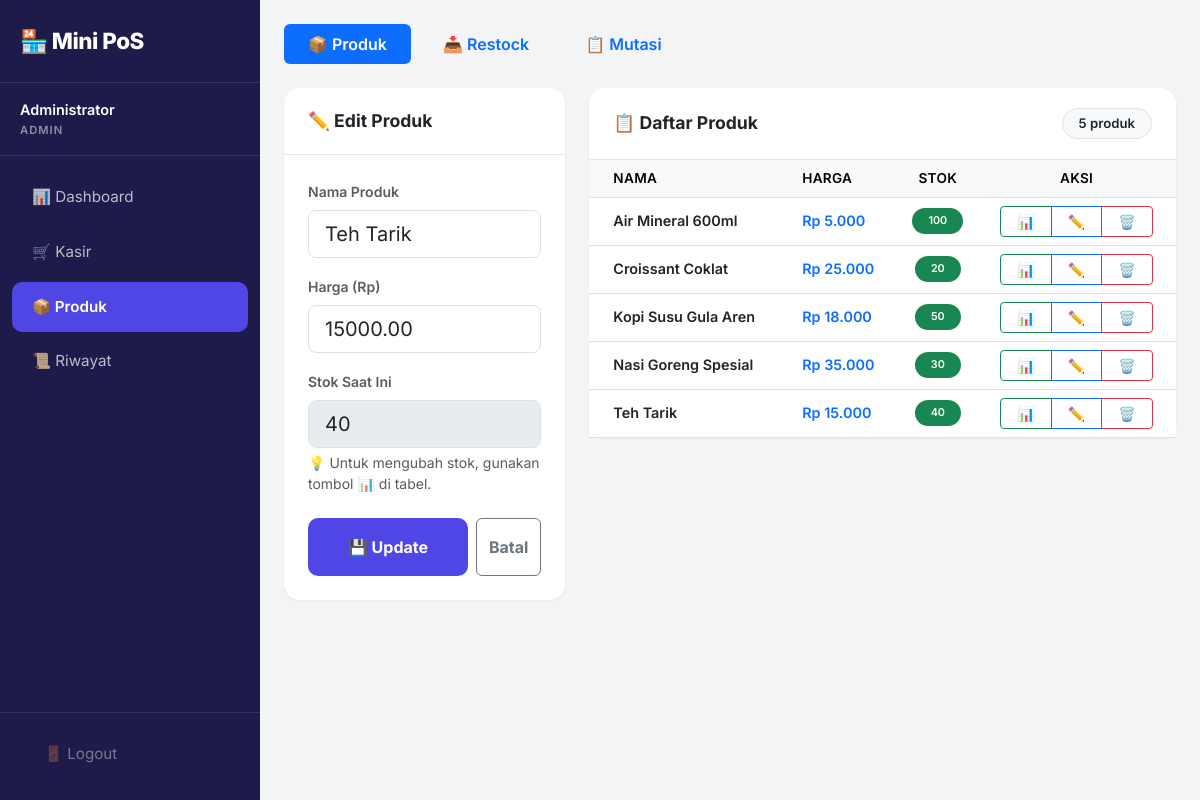
The app's page /products.php?tab=products&edit=2 (signed in) with its own data.
### tables this page shows
CREATE TABLE products (
    id INT AUTO_INCREMENT PRIMARY KEY,
    name VARCHAR(100) NOT NULL,
    price DECIMAL(12,2) NOT NULL,
    stock INT NOT NULL DEFAULT 0,
    created_at TIMESTAMP DEFAULT CURRENT_TIMESTAMP,
    updated_at TIMESTAMP NULL DEFAULT NULL ON UPDATE CURRENT_TIMESTAMP
);

### config/database.php (called while the page is built, shortened)
<?php
function formatRupiah($number): string
{
    return 'Rp ' . number_format((float)$number, 0, ',', '.');
}

### products.php (the view, shortened to what this page needs)
<?php
require_once 'config/database.php';
$products = $pdo->query("SELECT * FROM products ORDER BY name ASC")->fetchAll();
$editProduct = null;
if (isset($_GET['edit'])) {
    $stmt = $pdo->prepare("SELECT * FROM products WHERE id = ?");
    $stmt->execute([$_GET['edit']]);
    $editProduct = $stmt->fetch();
}
$activeTab = $_GET['tab'] ?? 'products';
?>
<!DOCTYPE html>
<html lang="id">
<head>
    <link href="https://cdn.jsdelivr.net/npm/bootstrap@5.3.0/dist/css/bootstrap.min.css" rel="stylesheet">
    <link rel="stylesheet" href="assets/style.css">
</head>
<body>
    <div class="sidebar" id="sidebar">
        <div class="brand">🏪 Mini PoS</div>
        <div class="user-info">
            <div class="name"><?= htmlspecialchars($_SESSION['full_name']) ?></div>
            <div class="role"><?= $_SESSION['role'] ?></div>
        </div>
        <nav>
            <a href="dashboard.php" class="nav-link">📊 Dashboard</a>
            <a href="index.php" class="nav-link">🛒 Kasir</a>
            <a href="products.php" class="nav-link active">📦 Produk</a>
            <a href="history.php" class="nav-link">📜 Riwayat</a>
        </nav>
        <div class="sidebar-footer">
            <a href="logout.php" class="nav-link logout">🚪 Logout</a>
        </div>
    </div>
    <div class="main-content">
        <ul class="nav nav-pills mb-4 gap-2 flex-wrap">
            <li class="nav-item">
                <a class="nav-link <?= $activeTab === 'products' ? 'active' : '' ?> px-3 px-md-4 fw-semibold" href="?tab=products">📦 Produk</a>
            </li>
            <li class="nav-item">
                <a class="nav-link <?= $activeTab === 'restock' ? 'active' : '' ?> px-3 px-md-4 fw-semibold" href="?tab=restock">📥 Restock</a>
            </li>
            <li class="nav-item">
                <a class="nav-link <?= $activeTab === 'history' ? 'active' : '' ?> px-3 px-md-4 fw-semibold" href="?tab=history">📋 Mutasi</a>
            </li>
        </ul>
        <?php if ($activeTab === 'products'): ?>
            <div class="row g-4">
                <div class="col-12 col-lg-4">
                    <div class="card">
                        <div class="card-header"><?= $editProduct ? '✏️ Edit Produk' : '➕ Tambah Produk Baru' ?></div>
                        <div class="card-body p-3 p-md-4">
                            <form action="process_product.php" method="POST">
                                <div class="mb-3">
                                    <label class="form-label fw-semibold small text-muted">Nama Produk</label>
                                    <input type="text" name="name" class="form-control form-control-lg"
                                        value="<?= htmlspecialchars($editProduct['name'] ?? '') ?>" required>
                                </div>
                                <div class="mb-3">
                                    <label class="form-label fw-semibold small text-muted">Harga (Rp)</label>
                                    <input type="number" name="price" class="form-control form-control-lg"
                                        value="<?= $editProduct['price'] ?? '' ?>" required min="0">
                                </div>
                                <?php if (!$editProduct): ?>
                                    <div class="mb-4">
                                        <label class="form-label fw-semibold small text-muted">Stok Awal</label>
                                        <input type="number" name="stock" class="form-control form-control-lg" placeholder="0" required min="0">
                                    </div>
                                <?php else: ?>
                                    <div class="mb-4">
                                        <label class="form-label fw-semibold small text-muted">Stok Saat Ini</label>
                                        <input type="number" class="form-control form-control-lg" value="<?= $editProduct['stock'] ?>" disabled>
                                        <small class="text-muted mt-1 d-block">💡 Untuk mengubah stok, gunakan tombol 📊 di tabel.</small>
                                    </div>
                                <?php endif; ?>
                                <div class="d-flex gap-2">
                                    <button type="submit" class="btn btn-primary flex-grow-1 py-3 fw-bold">
                                        <?= $editProduct ? '💾 Update' : '💾 Simpan' ?>
                                    </button>
                                    <?php if ($editProduct): ?>
                                        <a href="products.php?tab=products" class="btn btn-outline-secondary py-3 fw-bold">Batal</a>
                                    <?php endif; ?>
                                </div>
                            </form>
                        </div>
                    </div>
                </div>
                <div class="col-12 col-lg-8">
                    <div class="card">
                        <div class="card-header d-flex justify-content-between align-items-center">
                            <span>📋 Daftar Produk</span>
                            <span class="badge bg-light text-dark border px-3 py-2"><?= count($products) ?> produk</span>
                        </div>
                        <div class="card-body p-0">
                            <div class="table-responsive">
                                <table class="table table-hover align-middle mb-0">
                                    <thead class="table-light">
                                        <tr>
                                            <th class="ps-3 ps-md-4">Nama</th>
                                            <th>Harga</th>
                                            <th class="text-center">Stok</th>
                                            <th class="text-center">Aksi</th>
                                        </tr>
                                    </thead>
                                    <tbody>
                                        <?php foreach ($products as $p): ?>
                                            <tr>
                                                <td class="ps-3 ps-md-4 fw-semibold"><?= htmlspecialchars($p['name']) ?></td>
                                                <td class="fw-semibold text-primary"><?= formatRupiah($p['price']) ?></td>
                                                <td class="text-center">
                                                    <span class="badge <?= $p['stock'] < 10 ? 'bg-danger' : 'bg-success' ?> px-3 py-2">
                                                        <?= $p['stock'] ?>
                                                    </span>
                                                </td>
                                                <td class="text-center">
                                                    <div class="btn-group btn-group-sm">
                                                        <button class="btn btn-outline-success px-2 px-md-3"
                                                            onclick="openStockModal(<?= $p['id'] ?>, '<?= addslashes($p['name']) ?>', <?= $p['stock'] ?>)"
                                                            title="Edit Stok">📊</button>
                                                        <a href="products.php?tab=products&edit=<?= $p['id'] ?>"
                                                            class="btn btn-outline-primary px-2 px-md-3" title="Edit Produk">✏️</a>
                                                        <a href="products.php?delete=<?= $p['id'] ?>"
                                                            class="btn btn-outline-danger px-2 px-md-3"
                                                            onclick="return confirm('Yakin hapus?')" title="Hapus">🗑️</a>
                                                    </div>
                                                </td>
                                            </tr>
                                        <?php endforeach; ?>
                                    </tbody>
                                </table>
                            </div>
                        </div>
                    </div>
                </div>
            </div>
        <?php endif; ?>
    </div>
</body>
</html>

### assets/style.css (style rules this page uses)
:root { --primary: #4f46e5; --primary-hover: #4338ca; --primary-light: rgba(79, 70, 229, 0.1); --bg-body: #f3f4f6; --card-bg: #ffffff; --text-main: #1f2937; --text-muted: #6b7280; --border-color: #e5e7eb; --sidebar-width: 260px; --sidebar-collapsed: 0px; }
* { font-family: 'Inter', sans-serif; box-sizing: border-box; }
body { background-color: var(--bg-body); color: var(--text-main); overflow-x: hidden; min-height: 100vh; }
.sidebar { width: var(--sidebar-width); min-height: 100vh; background: #1e1b4b; position: fixed; left: 0; top: 0; z-index: 1050; transition: transform 0.3s ease, width 0.3s ease; display: flex; flex-direction: column; overflow-y: auto; }
.sidebar .brand { padding: 24px 20px; font-size: 1.4rem; font-weight: 800; color: #fff; letter-spacing: -0.5px; border-bottom: 1px solid rgba(255,255,255,0.1); flex-shrink: 0; }
.sidebar .user-info { padding: 16px 20px; border-bottom: 1px solid rgba(255,255,255,0.1); flex-shrink: 0; }
.sidebar .user-info .name { color: white; font-weight: 600; font-size: 0.9rem; margin-bottom: 2px; }
.sidebar .user-info .role { color: rgba(255,255,255,0.5); font-size: 0.7rem; text-transform: uppercase; letter-spacing: 1px; font-weight: 600; }
.sidebar nav { flex-grow: 1; padding: 12px 0; }
.sidebar .nav-link { color: rgba(255,255,255,0.7); padding: 14px 20px; margin: 4px 12px; border-radius: 10px; transition: all 0.2s; display: flex; align-items: center; gap: 12px; text-decoration: none; font-size: 0.95rem; }
.sidebar .nav-link:hover, .sidebar .nav-link.active { background: rgba(255,255,255,0.1); color: #fff; font-weight: 600; }
.sidebar .nav-link.active { background: var(--primary); }
.sidebar .nav-link.logout { color: rgba(255,255,255,0.4); margin-top: auto; }
.sidebar-footer { padding: 16px 12px; border-top: 1px solid rgba(255,255,255,0.1); flex-shrink: 0; margin-top: auto; }
.main-content { margin-left: var(--sidebar-width); padding: 30px; min-height: 100vh; transition: margin-left 0.3s ease; width: calc(100% - var(--sidebar-width)); }
.card { border: none; border-radius: 16px; box-shadow: 0 1px 3px rgba(0,0,0,0.05); background: var(--card-bg); }
.card-header { background: transparent; border-bottom: 1px solid var(--border-color); padding: 20px 24px; font-weight: 700; font-size: 1.1rem; }
.btn-primary { background: var(--primary); border: none; border-radius: 10px; padding: 10px 20px; font-weight: 600; }
.table th { font-weight: 600; font-size: 0.85rem; text-transform: uppercase; letter-spacing: 0.3px; }
.table td { font-size: 0.9rem; }
.badge { font-weight: 600; padding: 6px 12px; border-radius: 50px; }
@media (max-width: 1200px) { .main-content { padding: 24px; } }

### records on screen
products: name "Teh Tarik", price "15000.00", stock "40", price "Rp 15.000"
products: name "Air Mineral 600ml", price "Rp 5.000", stock "100"
products: name "Croissant Coklat", price "Rp 25.000", stock "20"
products: name "Kopi Susu Gula Aren", price "Rp 18.000", stock "50"
products: name "Nasi Goreng Spesial", price "Rp 35.000", stock "30"

### other values on screen
$_SESSION['full_name'] "Administrator"
$_SESSION['role'] "ADMIN"
count($products) "5"
